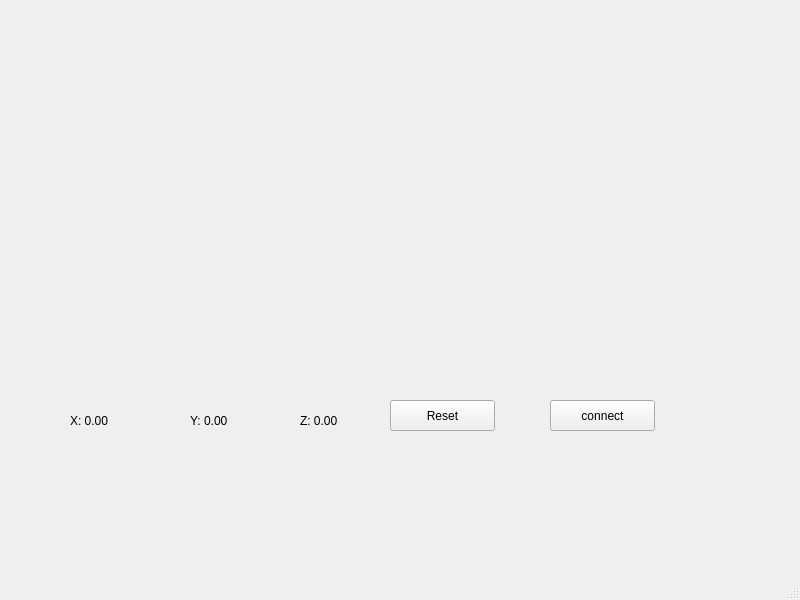
<?xml version="1.0" encoding="UTF-8"?>
<ui version="4.0">
 <class>MainWindow</class>
 <widget class="QMainWindow" name="MainWindow">
  <property name="geometry">
   <rect>
    <x>0</x>
    <y>0</y>
    <width>800</width>
    <height>600</height>
   </rect>
  </property>
  <property name="windowTitle">
   <string>MainWindow</string>
  </property>
  <widget class="QWidget" name="centralwidget">
   <widget class="QPushButton" name="btnConnect">
    <property name="geometry">
     <rect>
      <x>550</x>
      <y>400</y>
      <width>105</width>
      <height>31</height>
     </rect>
    </property>
    <property name="text">
     <string>connect</string>
    </property>
   </widget>
   <widget class="QLabel" name="labelX">
    <property name="geometry">
     <rect>
      <x>70</x>
      <y>410</y>
      <width>79</width>
      <height>22</height>
     </rect>
    </property>
    <property name="text">
     <string>X: 0.00</string>
    </property>
   </widget>
   <widget class="QLabel" name="labelY">
    <property name="geometry">
     <rect>
      <x>190</x>
      <y>410</y>
      <width>79</width>
      <height>22</height>
     </rect>
    </property>
    <property name="text">
     <string>Y: 0.00</string>
    </property>
   </widget>
   <widget class="QLabel" name="labelZ">
    <property name="geometry">
     <rect>
      <x>300</x>
      <y>410</y>
      <width>79</width>
      <height>22</height>
     </rect>
    </property>
    <property name="text">
     <string>Z: 0.00</string>
    </property>
   </widget>
   <widget class="QWidget" name="verticalLayoutWidget">
    <property name="geometry">
     <rect>
      <x>59</x>
      <y>29</y>
      <width>701</width>
      <height>341</height>
     </rect>
    </property>
    <layout class="QVBoxLayout" name="graphLayout"/>
   </widget>
   <widget class="QPushButton" name="btnReset">
    <property name="geometry">
     <rect>
      <x>390</x>
      <y>400</y>
      <width>105</width>
      <height>31</height>
     </rect>
    </property>
    <property name="text">
     <string>Reset</string>
    </property>
   </widget>
  </widget>
  <widget class="QMenuBar" name="menubar">
   <property name="geometry">
    <rect>
     <x>0</x>
     <y>0</y>
     <width>800</width>
     <height>27</height>
    </rect>
   </property>
  </widget>
  <widget class="QStatusBar" name="statusbar"/>
 </widget>
 <resources/>
 <connections/>
</ui>
